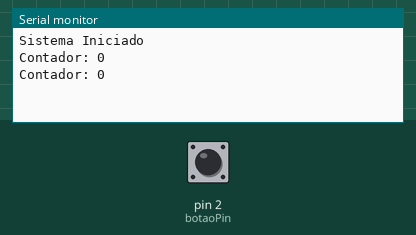
This sketch was run on a simulated Arduino Uno, built with avr-gcc and run on an emulated ATmega328P. Parts: the last lines printed to the serial monitor. The inputs (shaded band) are chosen by the test bench; at power-on: pin 2 (botaoPin) HIGH.

Above: at 1.2 s.
1.3 s: pin 2 (botaoPin) pulled LOW for 0.15 s
At 2.7 s:
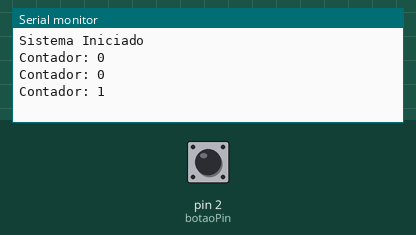
2.9 s: pin 2 (botaoPin) pulled LOW for 1 s
At 3.6 s:
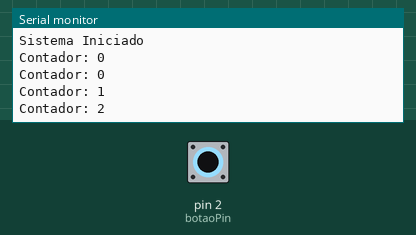
5.4 s: pin 2 (botaoPin) pulled LOW for 0.15 s
At 6.8 s:
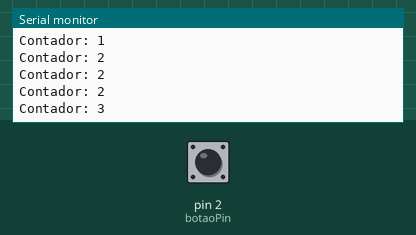
Timing chart, 0 to 8.4 s (numbered marks = the images above; inputs shaded):
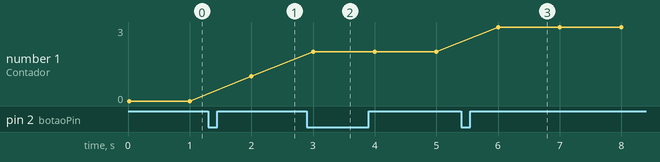

The sketch:

variavel__contador_assincrono.ino
```cpp
// Definir a pinagem do botão
const int botaoPin = 2;  // Pino digital ligado ao botão
volatile int contador = 0;  // Contador assíncrono (precisa ser 'volatile' por causa da interrupção)

// Função que será chamada pela interrupção
void incrementarContador() {
  contador++;  // Incrementa o contador sempre que a interrupção for ativada
}

void setup() {
  // Iniciar comunicação Serial para debug
  Serial.begin(9600);

  // Configurar o pino do botão como entrada
  pinMode(botaoPin, INPUT_PULLUP);  // Utilizamos o resistor pull-up interno do Arduino

  // Configurar a interrupção: ativa na borda descendente (quando o botão é pressionado)
  attachInterrupt(digitalPinToInterrupt(botaoPin), incrementarContador, FALLING);

  Serial.println("Sistema Iniciado");
}

void loop() {
  // Exibir o valor atual do contador
  Serial.print("Contador: ");
  Serial.println(contador);

  // Simular outras tarefas
  delay(1000);  // Espera 1 segundo antes de atualizar o contador
}
```

Measured:
- after the input at 1.3 s, the serial monitor: prints a new line after 0.70 s (image 1)
- after the input at 2.9 s, the serial monitor: prints a new line after 0.10 s (image 2)
- after the input at 5.4 s, the serial monitor: prints a new line after 0.60 s (image 3)
- plotted number 1: 0 → 1 after the input at 1.3 s, 1 → 2 after the input at 2.9 s, 2 → 3 after the input at 5.4 s
